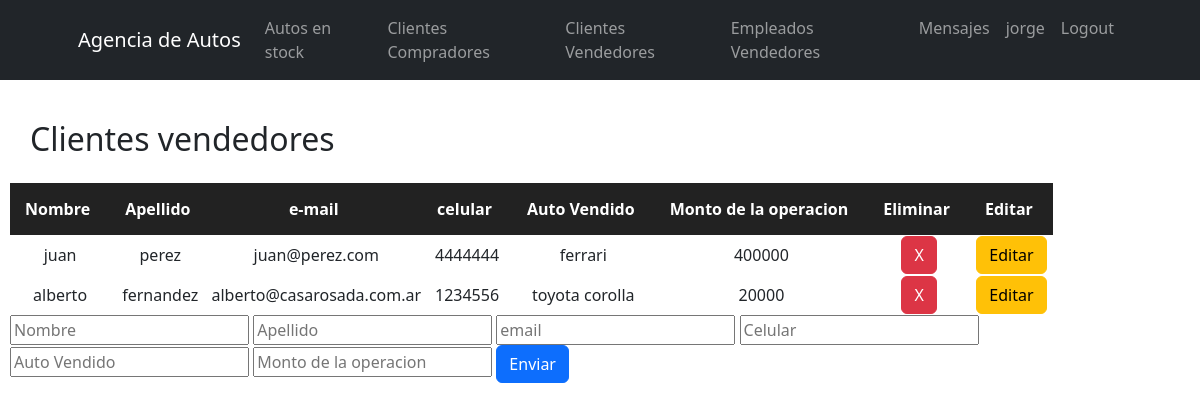
The app's page /setClientesVendedores/ (signed in), older data.
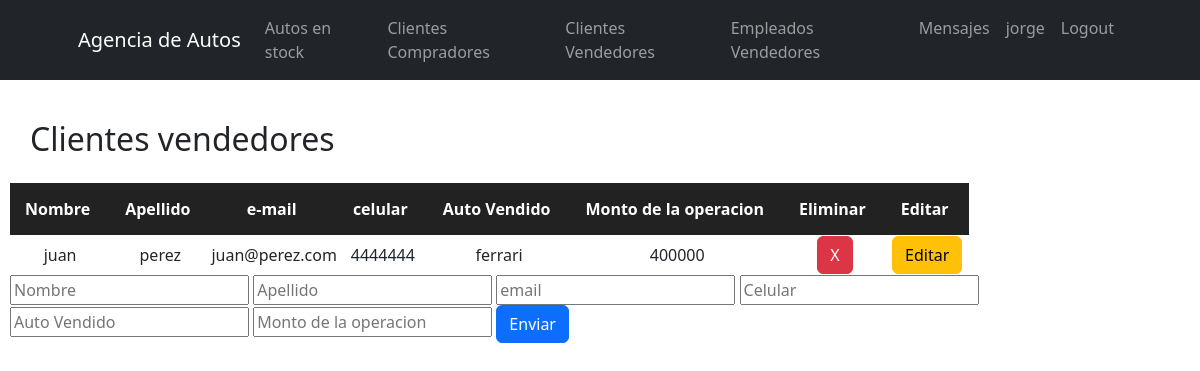
The same page, newer data.
### AgenciApp/models.py (models this page shows, shortened)
class clientesVendedores(models.Model):
    nombre = models.CharField(max_length=40)
    apellido = models.CharField(max_length=40)
    email = models.EmailField()
    celular = models.IntegerField()
    autoVendido = models.CharField(max_length=40)
    montoOperacionVent = models.IntegerField()

### AgenciApp/views.py (the view)
# urls.py: path('setClientesVendedores/', setClientesVendedores, name='setClientesVendedores'),
@login_required
def setClientesVendedores(request):
    Clientes = clientesVendedores.objects.all()
    if request.method == 'POST':
        cliente = clientesVendedores(nombre=request.POST["nombre"],apellido=request.POST["apellido"],email=request.POST["email"],celular=request.POST["celular"], autoVendido=request.POST["autoVendido"], montoOperacionVent=request.POST["montoOperacionVent"])
        cliente.save()
        miFormulario = clientesVendFormulario()
        return render(request, "AgenciApp/setClientesVendedores.html", {"miFormulario":miFormulario, "Clientes":Clientes})
    else:
        miFormulario = clientesVendFormulario()
    return render(request, "AgenciApp/setClientesVendedores.html", {"miFormulario":miFormulario, "Clientes":Clientes})

### AgenciApp/forms.py
class clientesVendFormulario(forms.Form):
    nombre = forms.CharField()
    apellido = forms.CharField()
    email = forms.EmailField()
    celular = forms.IntegerField()
    autoVendido = forms.CharField(label='Auto Vendido')
    montoOperacionVent = forms.IntegerField(label='Monto Venta')

### AgenciApp/templates/AgenciApp/setClientesVendedores.html (shortened to what this page needs)
<div>
    {% extends "AgenciApp/clientesVendedores.html" %}
    {% load static %}
    {% block setClientesVendedores %}
    <form action="" method="post"> {% csrf_token %}
        <input placeholder="Nombre" type = "text" name="nombre" required>
        <input placeholder="Apellido" type = "text" name="apellido" required>
        <input placeholder="email" type = "email" name="email" required>
        <input placeholder="Celular" type = "number" name="celular" required>
        <input placeholder="Auto Vendido" type = "text" name="autoVendido" required>
        <input placeholder="Monto de la operacion" type = "number" name="montoOperacionVent" required>
        <input class="btn btn-primary" type="submit" value="Enviar">
    </form>
    {% endblock %}

### AgenciApp/templates/AgenciApp/clientesVendedores.html (shortened to what this page needs)
<div>
    {% extends "AgenciApp/inicio.html" %}
    {% load static %}
        {% block contenidoQueCambia %}
        <p class="tituloAutosEnStock">Clientes vendedores</p>
        <table class="tablaClientesVendedores">
            <tr class="tituloTablaClientesVendedores">
                <th>Nombre</th>
                <th>Apellido</th>
                <th>e-mail</th>
                <th>celular</th>
                <th>Auto Vendido</th>
                <th>Monto de la operacion</th>
                <th>Eliminar</th>
                <th>Editar</th>
            </tr>
                {% for Cliente in Clientes %}
                    <tr>
                        <td>{{Cliente.nombre}}</td>
                        <td>{{Cliente.apellido}}</td>
                        <td>{{Cliente.email}}</td>
                        <td>{{Cliente.celular}}</td>
                        <td>{{Cliente.autoVendido}}</td>
                        <td>{{Cliente.montoOperacionVent}}</td>
                        <td><button class="btn btn-danger btnEliminar"><a href="{% url 'eliminarClienteVendedor' Cliente.email %}">X</a></button></td>
                        <td><button class="btn btn-warning btnEditar"><a href="{% url 'editarClienteVendedor' Cliente.email %}">Editar</a></button></td>
                {% endfor %}
        </table>
        <div class="formSetClientesVendedores">
            {% block setClientesVendedores %}
            {% endblock %}
        </div>
        {% endblock %}

Row changes from the older to the newer data that the page shows:
removed clientesVendedores: nombre "alberto", apellido "fernandez", email "alberto@casarosada.com.ar", celular "1234556", autoVendido "toyota corolla", montoOperacionVent "20000"
